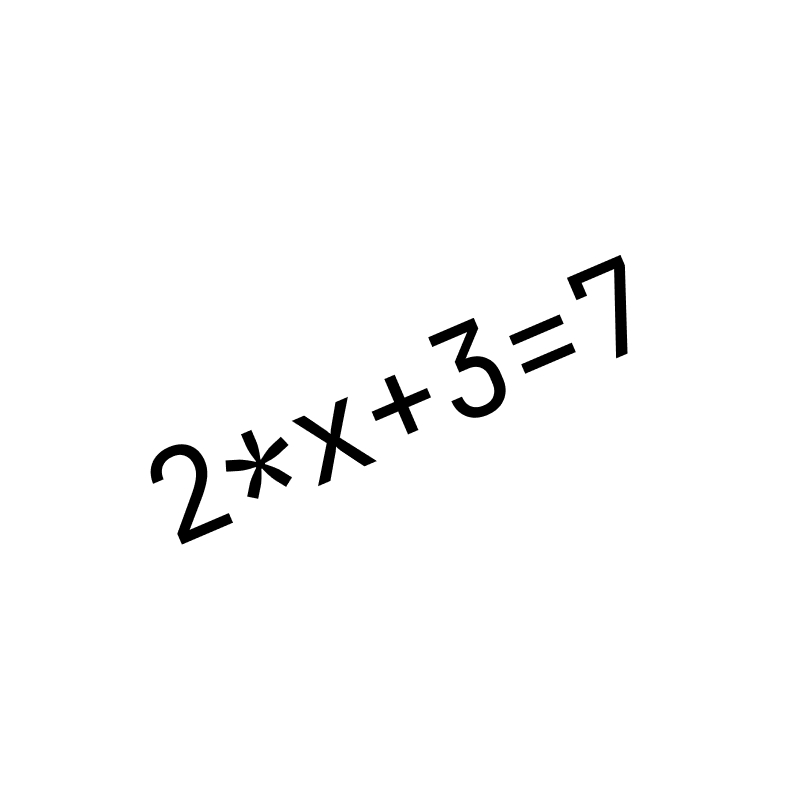
#> input picture assets/eq2_rotated.jpg, 800 x 800 px
$ python main.py
#> lines starting #> are read from the running program, lines starting #| are printed output that depends on the picture; after the words box and inside, x2 and y2 are one past the last pixel; in counts of white or black regions, pixels touching at a corner belong together
import cv2 as cv


def main():
    img = cv.imread("assets/eq2_rotated.jpg")
#> img is the input picture: shape (800, 800, 3); min 0, max 255, mean 250.4
    assert img is not None, "Failed to load image"

    # keeping a copy of the image just in case
    img_original = img.copy()

    grayscaled = cv.cvtColor(img, cv.COLOR_BGR2GRAY)
    blurred = cv.GaussianBlur(grayscaled, (55, 55), 0)
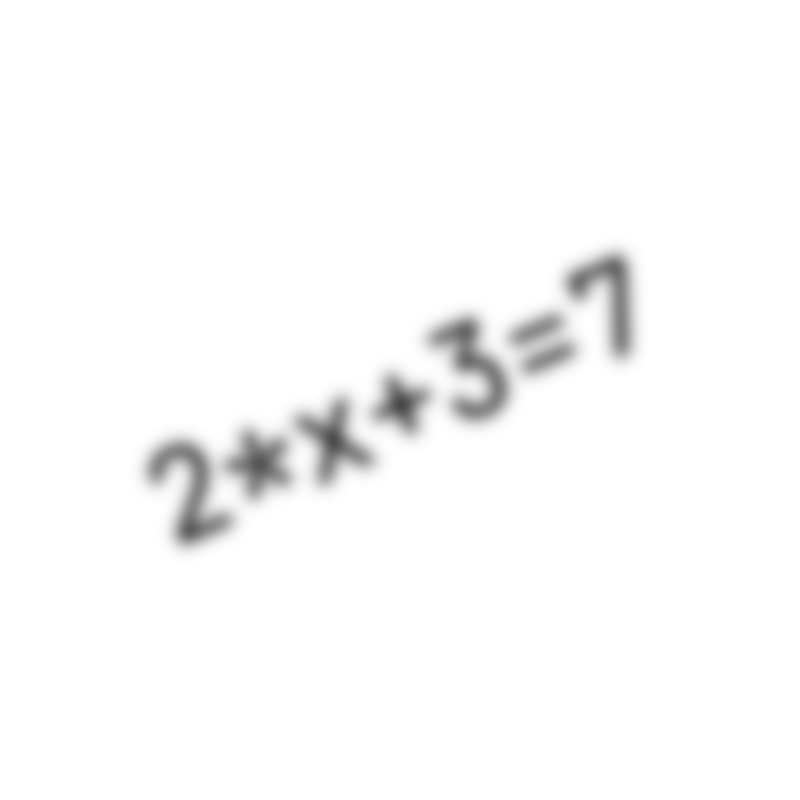
#> blurred: shape (800, 800); min 72, max 255, mean 250.4
    inverted = cv.bitwise_not(blurred)
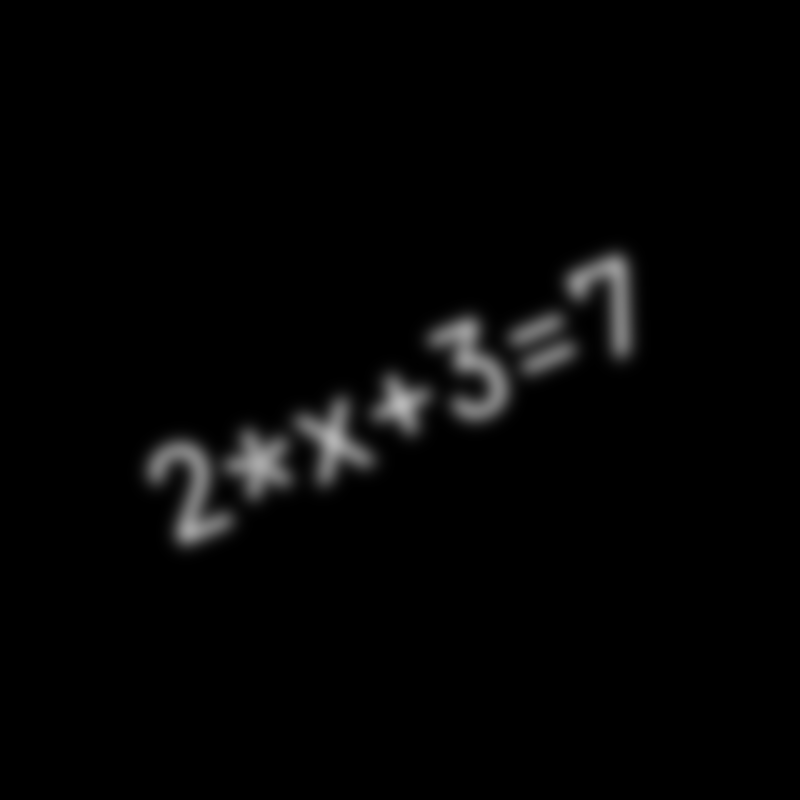
#> inverted: shape (800, 800); min 0, max 183, mean 4.6
    _, binarized = cv.threshold(inverted, 100, 255, cv.THRESH_BINARY + cv.THRESH_OTSU)
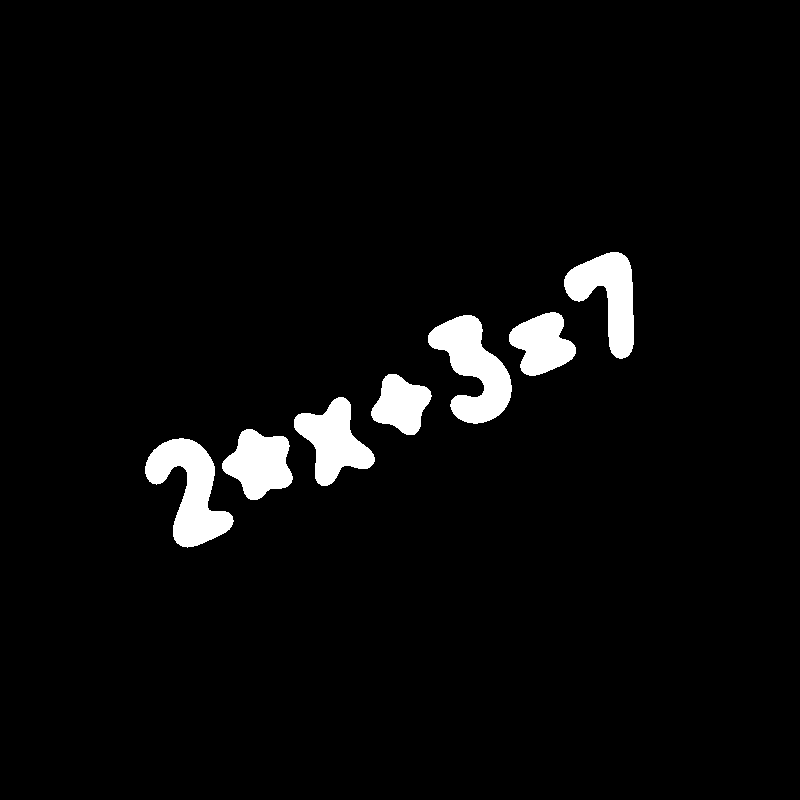
#> binarized: shape (800, 800); 4% white; 7 white regions

    contours, _ = cv.findContours(binarized, cv.RETR_TREE, cv.CHAIN_APPROX_NONE)
#> contours = 7 contours; box (x1, y1, x2, y2) and area: (145, 438, 234, 548) 4594, (428, 315, 512, 424) 4560, (564, 252, 634, 359) 3738, (294, 397, 375, 486) 3524, (222, 429, 293, 500) 3184, (509, 312, 576, 376) 2678, (371, 374, 432, 435) 2286
    contours_img = cv.drawContours(img, contours, -1, (255, 0, 255), 3)
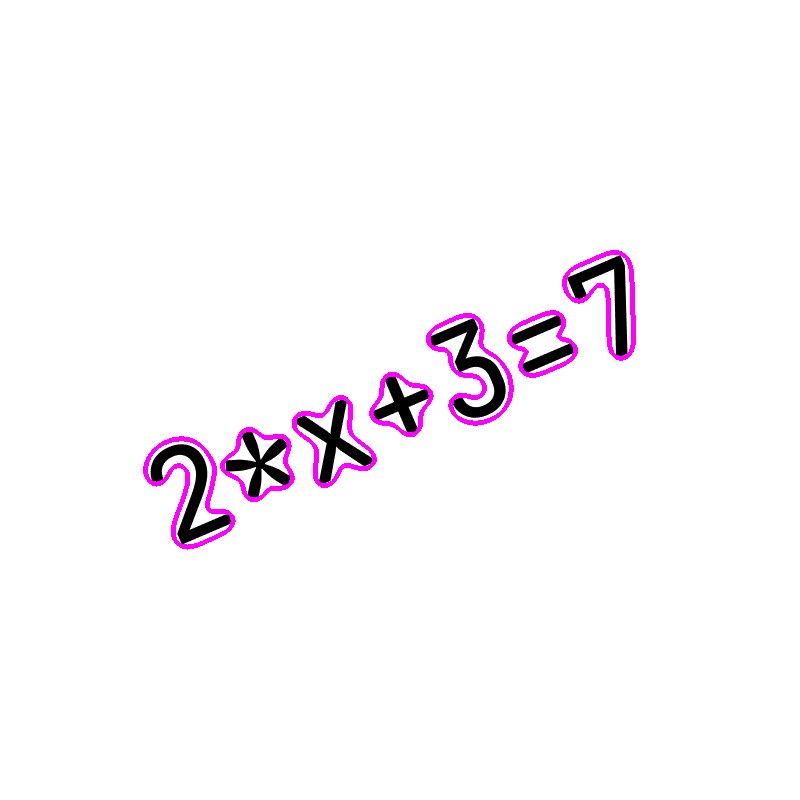
#> contours_img: shape (800, 800, 3); mean B, G, R 250.5, 246.9, 250.5
    img_rect = img_original.copy()
    for contour in contours:
        x, y, w, h = cv.boundingRect(contour)
        img_rect = cv.rectangle(img_rect, (x, y), (x + w, y + h), (0, 255, 0), 3)
#> this loop made 7 passes
#> (x, y, w, h) on passes 1 to 7: (145, 438, 89, 110), (222, 429, 71, 71), (294, 397, 81, 89), (371, 374, 61, 61), (428, 315, 84, 109), (509, 312, 67, 64), (564, 252, 70, 107)
#> pass 1, in main, `img_rect = cv.rectangle(img_rect, (x, y), (x + w, y + h), (0, 255, 0),..`:
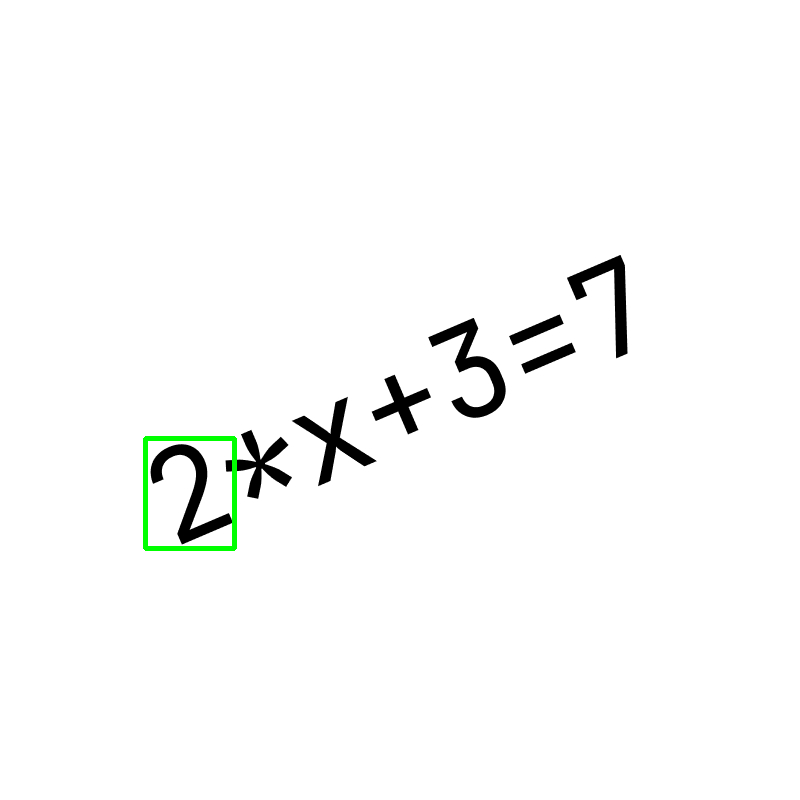
#> img_rect: shape (800, 800, 3); 0.31% of pixels changed, all inside (x1, y1, x2, y2) = (143, 436, 237, 551)
#> pass 3, in main, `img_rect = cv.rectangle(img_rect, (x, y), (x + w, y + h), (0, 255, 0),..`:
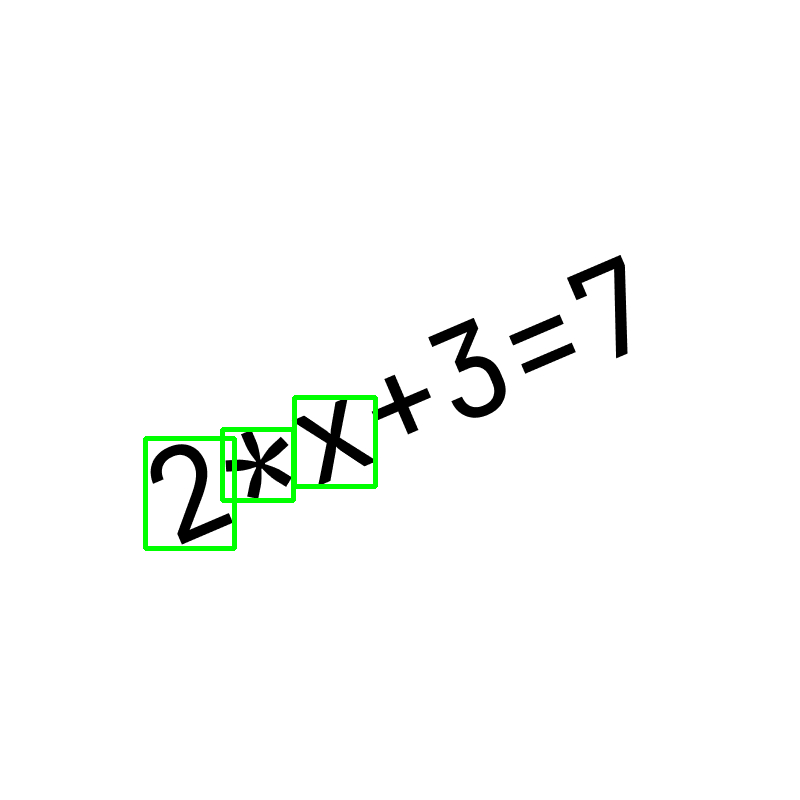
#> img_rect: shape (800, 800, 3); mean B, G, R 248.5, 250.4, 248.5
#> after the loop:
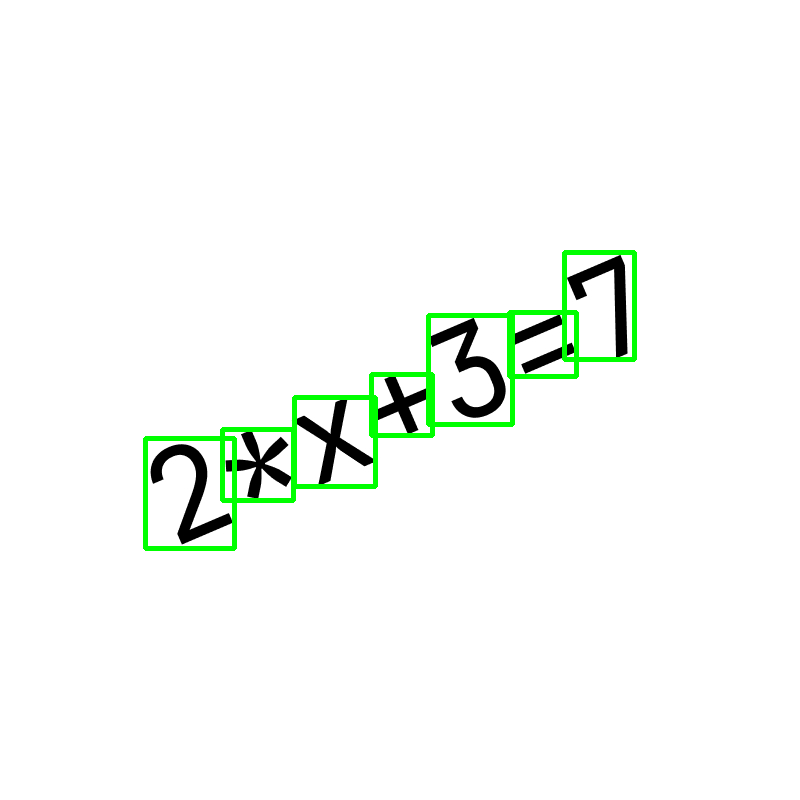
#> img_rect: shape (800, 800, 3); 0.9% of pixels changed, all inside (x1, y1, x2, y2) = (369, 250, 637, 438)

    # [6 lines of commented-out code are left out]
    cv.imshow("image with rectangles", img_rect)

    cv.waitKey(0)
    cv.destroyAllWindows()
    return


if __name__ == "__main__":
    main()

$ run again, with assets/eq2.jpg copied over assets/eq2_rotated.jpg
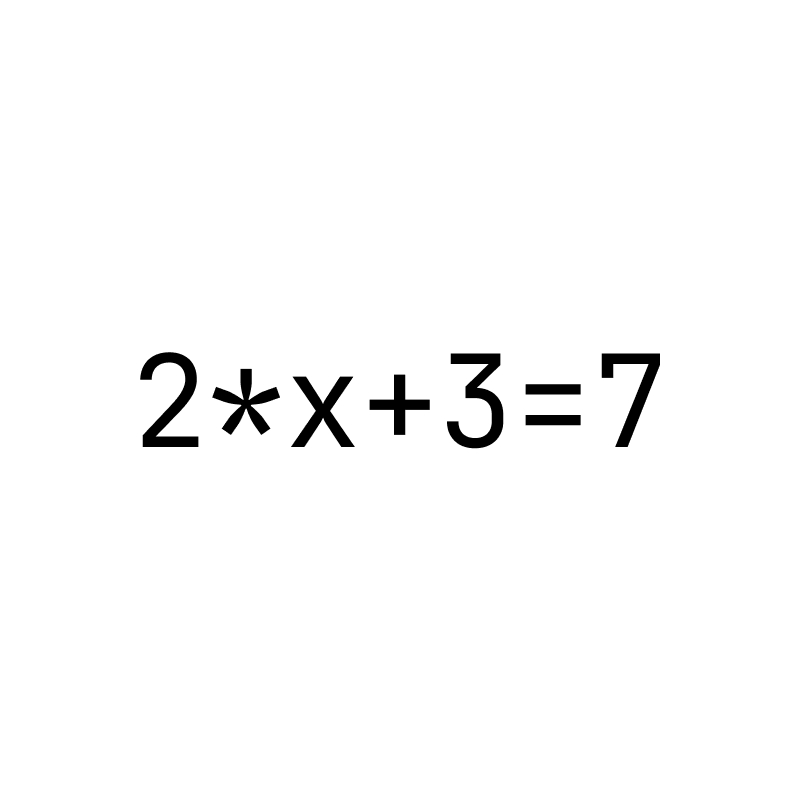
#> input picture assets/eq2.jpg, 800 x 800 px
#> in main, img is the input picture: shape (800, 800, 3); min 0, max 255, mean 250.4
#> in main, `_, binarized = cv.threshold(inverted, 100, 255, cv.THRESH_BINARY + cv...`:
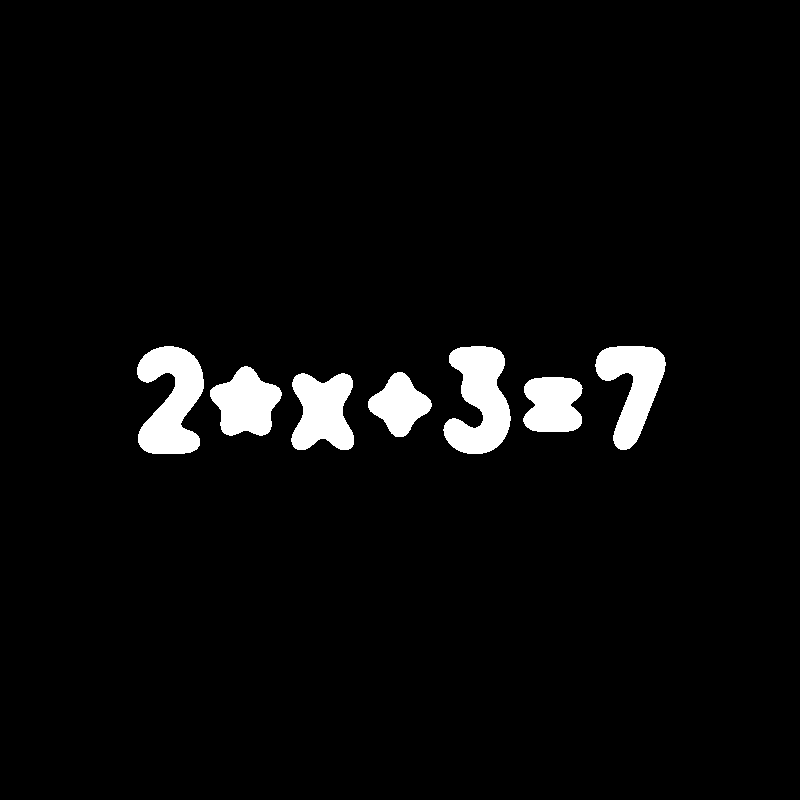
#> binarized: shape (800, 800); 4% white; 7 white regions
#> contours = 7 contours; box (x1, y1, x2, y2) and area: (137, 346, 204, 454) 4606, (443, 346, 511, 454) 4572, (595, 346, 666, 450) 3744, (291, 373, 354, 450) 3533, (210, 366, 282, 436) 3188, (523, 377, 583, 432) 2678, (368, 372, 432, 437) 2292
#> the loop in main, `for contour in contours:` made 7 passes
#> (x, y, w, h) on passes 1 to 7: (523, 377, 60, 55), (291, 373, 63, 77), (368, 372, 64, 65), (210, 366, 72, 70), (595, 346, 71, 104), (443, 346, 68, 108), (137, 346, 67, 108)
#> after the loop in main, `for contour in contours:`:
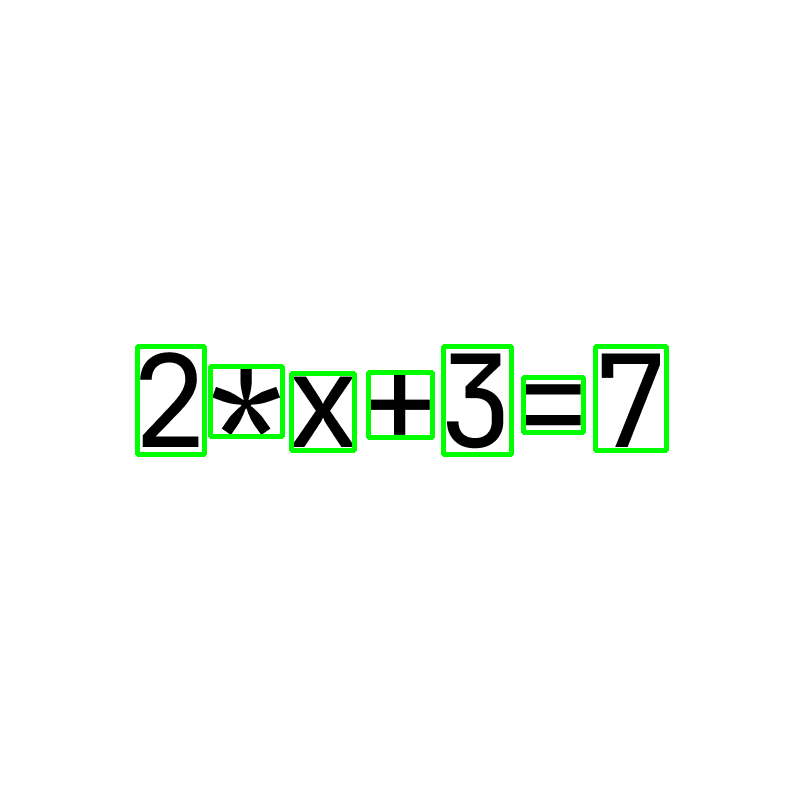
#> img_rect: shape (800, 800, 3); mean B, G, R 246.2, 250.4, 246.2
